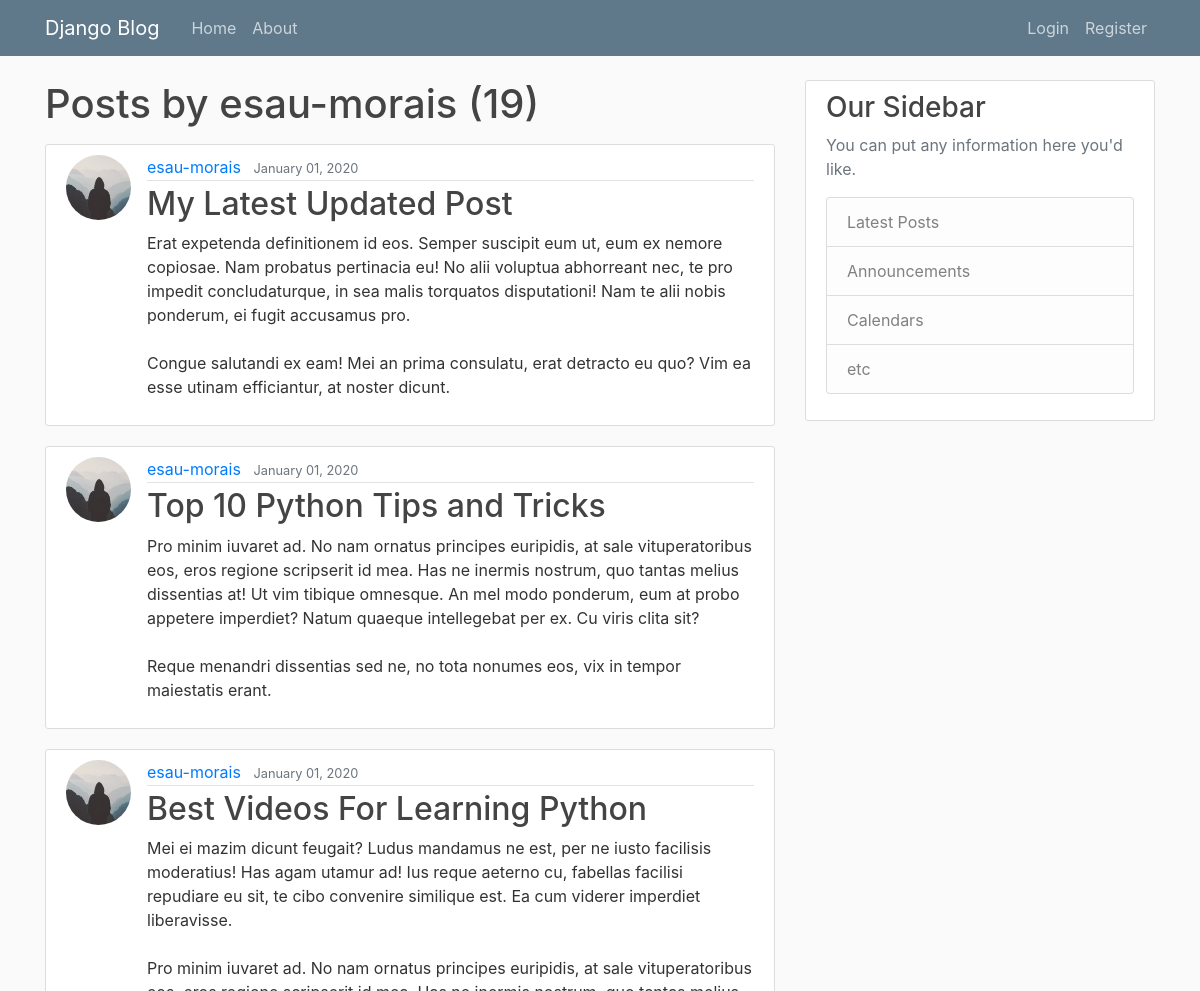
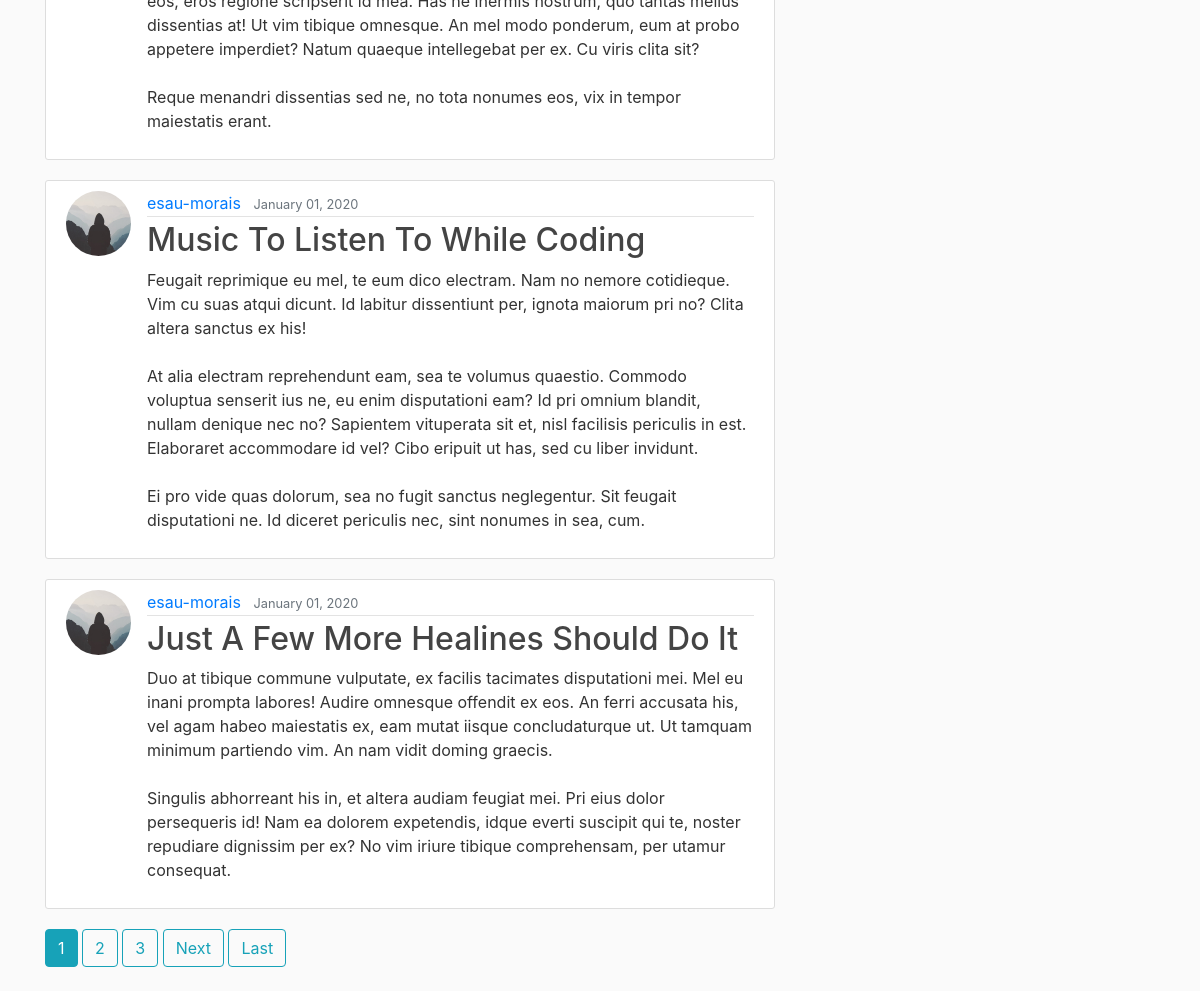
The app's page /user/esau-morais, older data (2 pictures, top to bottom).
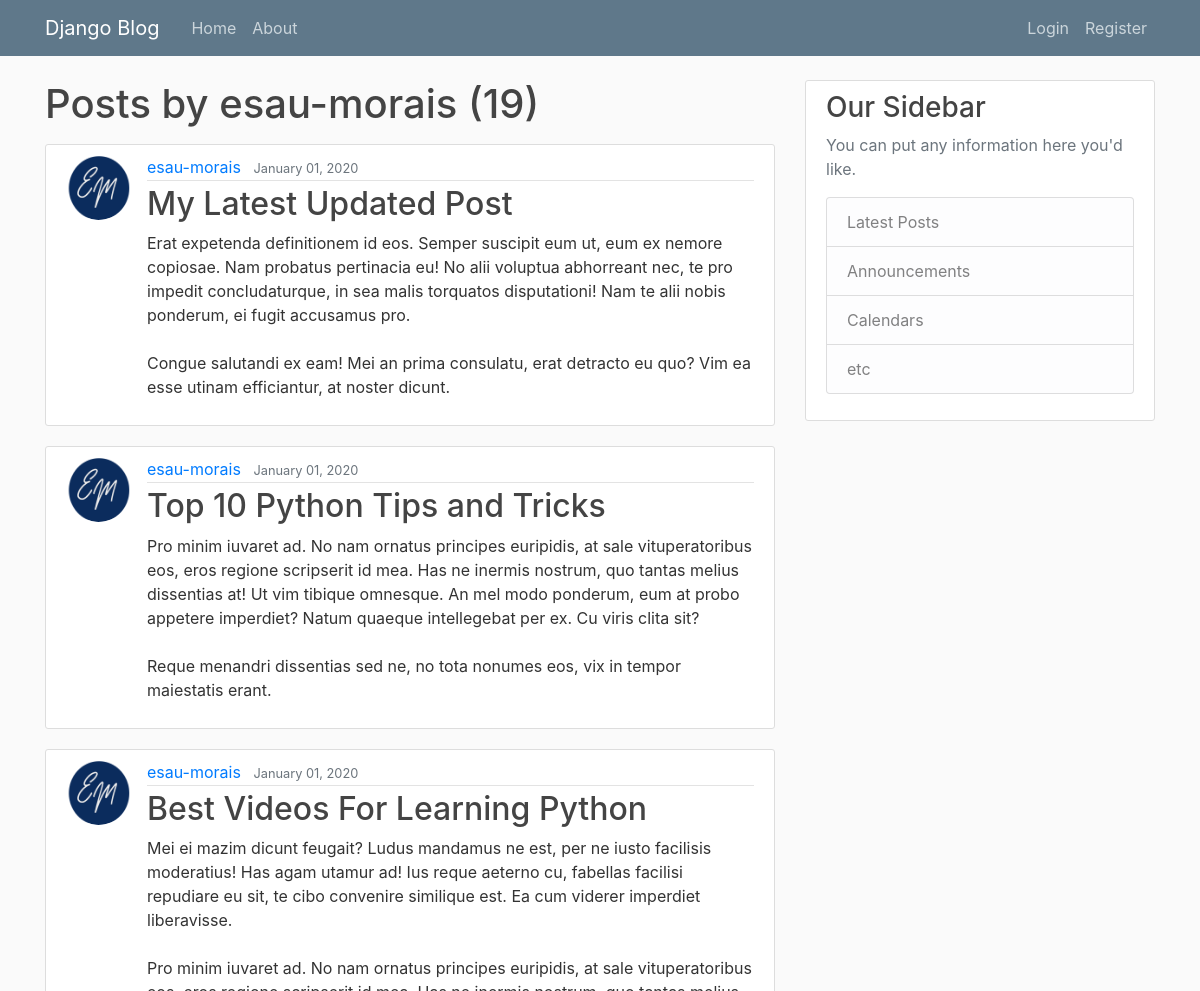
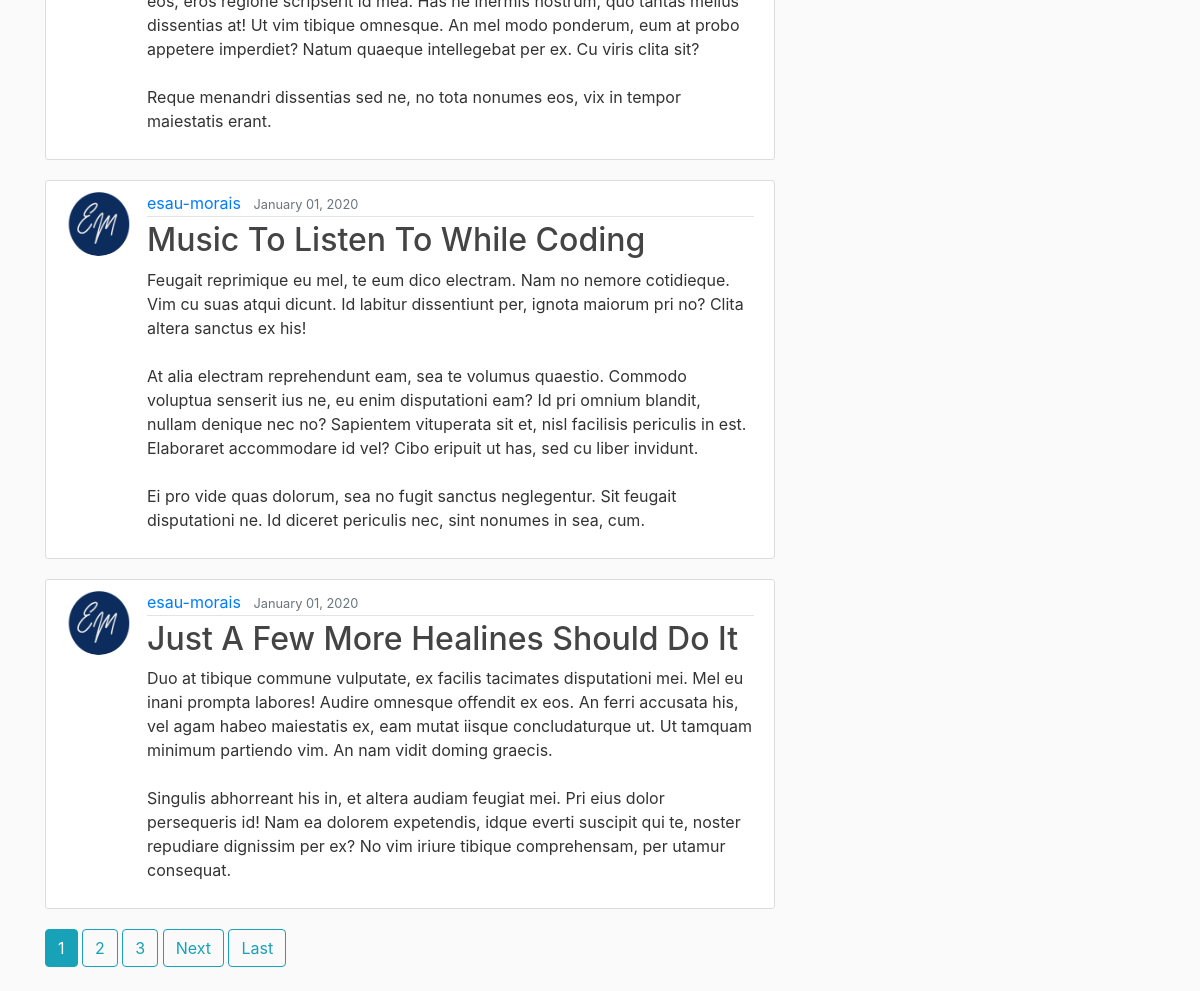
The same page, newer data (2 pictures, top to bottom).
### website/models.py (models this page shows, shortened)
class Post(models.Model):
  title = models.CharField(max_length=100)
  content = models.TextField()
  date_posted = models.DateTimeField(default=timezone.now)
  author = models.ForeignKey(User, on_delete=models.CASCADE)

### users/models.py (models this page shows, shortened)
class Profile(models.Model):
	user = models.OneToOneField(User, on_delete=models.CASCADE)
	image = models.ImageField(default='default.jpg', upload_to='profile_pics')

### website/views.py (the view)
# urls.py: path('user/<str:username>', UserPostListView.as_view(), name='user-posts'),
class UserPostListView(ListView):
    model = Post
    template_name = 'website/user_posts.html'  # <app>/<model>_<viewtype>.html
    context_object_name = 'posts'
    paginate_by = 5
    def get_queryset(self):
        user = get_object_or_404(User, username=self.kwargs.get('username'))
        return Post.objects.filter(author=user).order_by('-date_posted')

### website/templates/website/user_posts.html (shortened to what this page needs)
{% extends 'website/base.html' %}
{% block content %}
	<h1 class="mb-3">Posts by {{ view.kwargs.username }} ({{ page_obj.paginator.count }})</h1>
	{% for post in posts %}
		<article class="media content-section">
			<img class="rounded-circle article-img" src="{{ post.author.profile.image.url }}" alt="">
		  <div class="media-body">
		    <div class="article-metadata">
		      <a class="mr-2" href="{% url 'user-posts' post.author.username %}">{{ post.author }}</a>
		      <small class="text-muted">{{ post.date_posted|date:'F d, Y' }}</small>
		    </div>
		    <h2><a class="article-title" href="{% url 'post-detail' post.id %}">{{ post.title }}</a></h2>
		    <p class="article-content">{{ post.content }}</p>
		  </div>
		</article>
	{% endfor %}
	{% if is_paginated %}
		{% for num in page_obj.paginator.page_range %}
			{% if page_obj.number == num %}
				<a class="btn btn-info mb-4" href="?page={{ num }}">{{ num }}</a>
			{% elif num > page_obj.number|add:'-3' and num < page_obj.number|add:'3' %}
				<a class="btn btn-outline-info mb-4" href="?page={{ num }}">{{ num }}</a>
			{% endif %}
		{% endfor %}
		{% if page_obj.has_next %}
			<a class="btn btn-outline-info mb-4" href="?page={{ page_obj.next_page_number }}">Next</a>
			<a class="btn btn-outline-info mb-4" href="?page={{ page_obj.paginator.num_pages }}">Last</a>
		{% endif %}
	{% endif %}
{% endblock content %}

Row changes from the older to the newer data that the page shows:
changed through a linked row, Post "My Latest Updated Post": author.profile.image: picture added in place of a placeholder
changed through a linked row, Post "Top 10 Python Tips and Tricks": author.profile.image: picture added in place of a placeholder
changed through a linked row, Post "Best Videos For Learning Python": author.profile.image: picture added in place of a placeholder
changed through a linked row, Post "Music To Listen To While Coding": author.profile.image: picture added in place of a placeholder
changed through a linked row, Post "Just A Few More Healines Should Do It": author.profile.image: picture added in place of a placeholder
